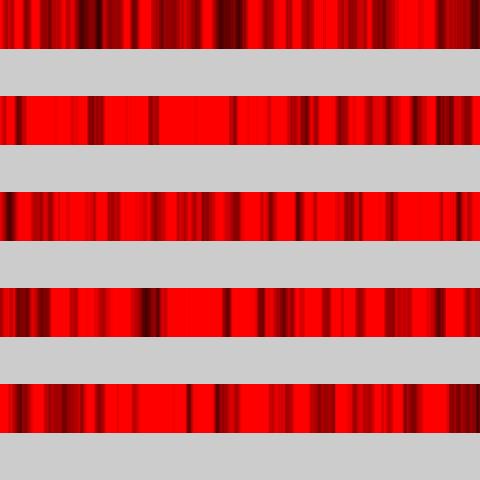
Frame 1 (no input)
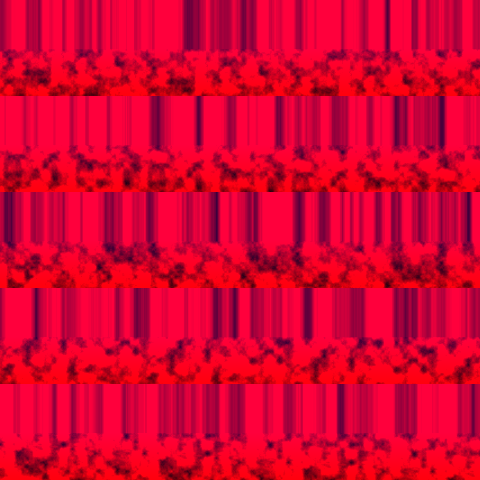
Frame 60 (the mouse pressed at the canvas centre just before this capture)
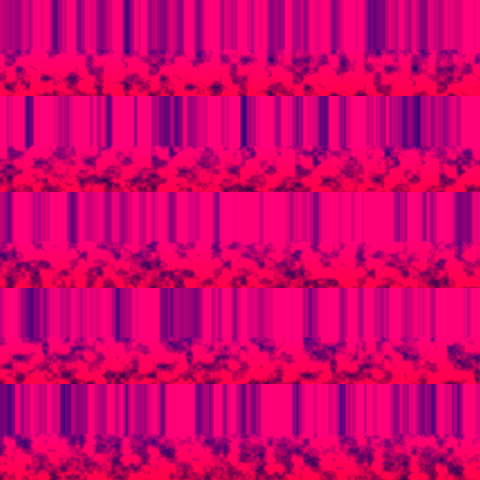
Frame 120 (the mouse held since frame 60 and released just before this capture)

The Processing sketch that drew these frames (run headless with seeded random() and noise(); from frame 60 on, the mouse is pressed at the canvas centre):

// Processing sketch: NoiseShift
// ── NoiseShift.pde
int x,y,c=480,f,a,b,z,i;
void setup(){size(480,480);}
void draw(){f++;for(x=0;x<c;x++)for(i=0;i<9;i+=2){a=i*48;b=(i+1)*48;z=(i+2)*48;set(x,a,color(noise(x/9f,(f+a)/9f)*c,0,f%c));for(y=a+1;y<b;y++)set(x,y,color(get(x,y-1),254));for(y=z;y>=b;y--)set(x,y,color(get(x,y-1)));}}//#p5t
